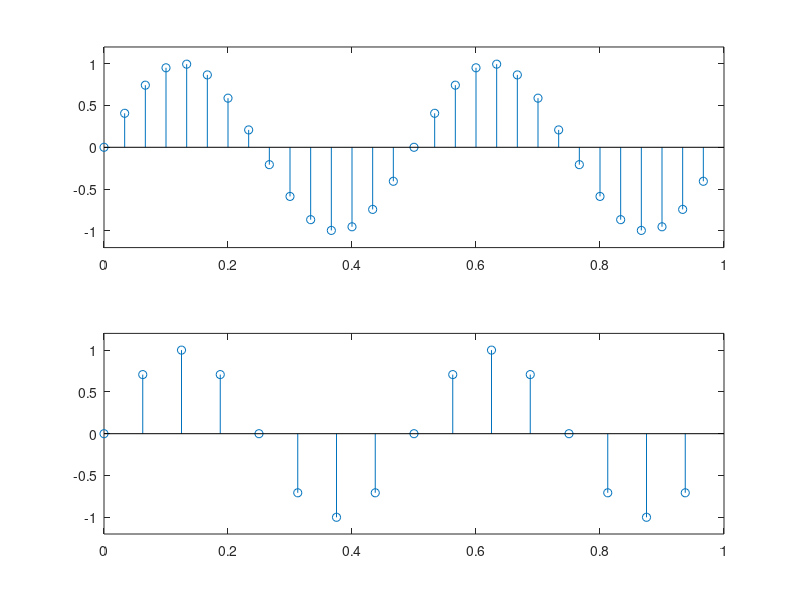

Here is the MATLAB script that generated this plot:
Fs=30;%frekuensi sampling
t=(0:Fs-1)/Fs;%proses normalisasi
s1=sin(2*pi*t*2);
subplot(211)
stem(t,s1)
axis([0 1 -1.2 1.2])

Fs=16;%frekuensi sampling
t=(0:Fs-1)/Fs;%proses normalisasi
s2=sin(2*pi*t*2);
subplot(212)
stem(t,s2)
axis([0 1 -1.2 1.2])
